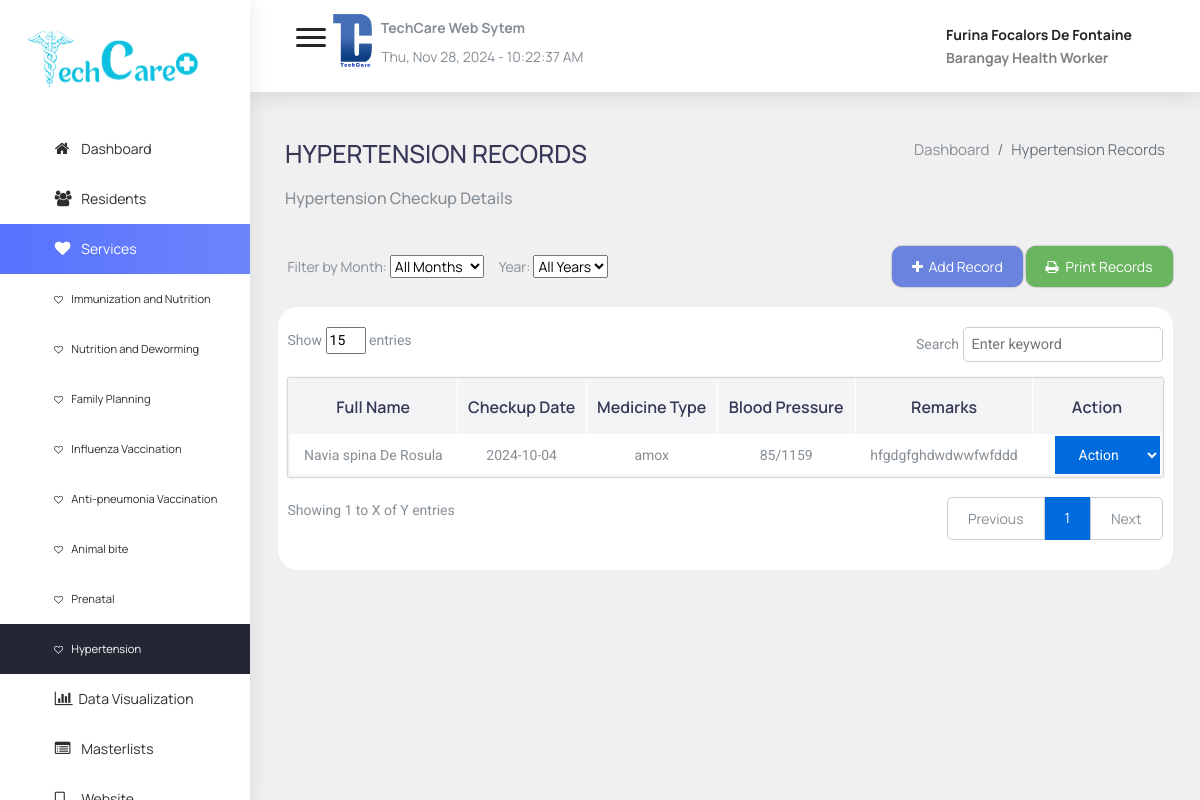
/admin/services8.php (signed in), run on an earlier commit of the app's database.
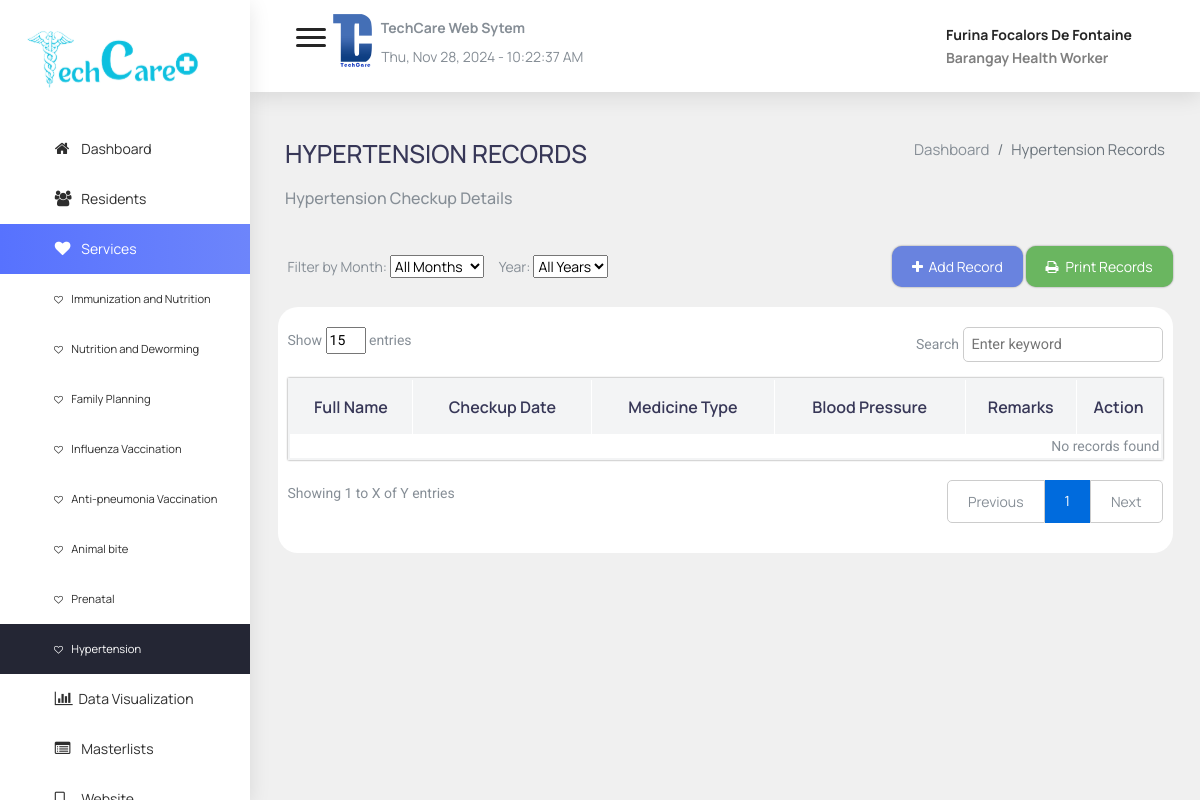
And on a later commit of the database.
### tables this page shows
CREATE TABLE `hypertension` (
  `hypertension_id` int(11) NOT NULL,
  `resident_id` int(11) NOT NULL,
  `checkup_date` date NOT NULL,
  `medicine_type` varchar(255) DEFAULT NULL,
  `blood_pressure` varchar(50) DEFAULT NULL,
  `remarks_type` text DEFAULT NULL
);

### admin/data/showHypertension.php (the view, shortened to what this page needs)
<?php
include 'dbcon.php';
$query = "SELECT h.hypertension_id, CONCAT(r.fname, ' ', r.mname, ' ', r.lname) AS full_name, h.checkup_date, h.medicine_type, h.blood_pressure, h.remarks_type
          FROM hypertension h
          JOIN residents r ON h.resident_id = r.id
          ORDER BY h.checkup_date DESC";
$result = $conn->query($query);
if ($result->num_rows > 0) {
    while ($row = $result->fetch_assoc()) {
        echo "<tr>";
        echo "<td>" . $row['full_name'] . "</td>";
        echo "<td>" . $row['checkup_date'] . "</td>";
        echo "<td>" . $row['medicine_type'] . "</td>";
        echo "<td>" . $row['blood_pressure'] . "</td>";
        echo "<td>" . $row['remarks_type'] . "</td>";
        echo "<td>
                <select style='background-color:#006BDD;color:white;border:none;padding:10px 20px;' onchange='window.location.href=this.value''>
                    <option value=''>Action</option>
                    <option value='view/view_services8.php?id=" . $row['hypertension_id'] . "'>View</option>
                    <option value='view/services8.php?id=" . $row['hypertension_id'] . "'>Update</option>
                    <option value='view/deletehypertension.php?id=" . $row['hypertension_id'] . "'>Delete</option>
                </select>
              </td>";
        echo "</tr>";
    }
} else {
    echo "<tr><td colspan='6'>No records found</td></tr>";
}
?>

### admin/services8.php (shortened to what this page needs)
<?php
include "dbcon.php";
?>
<!DOCTYPE html>
<html lang="en">
<head>
    <?php include "partials/head.php"; ?>
    <link rel="stylesheet" href="css/tables.css">
</head>
<body onload="display_ct();">
    <?php
        if ($_SESSION["user_type"] == "System Administrator") {
            include "partials/admin_sidebar.php";
        } else {
            include "partials/sidebar.php";
        }
    ?>
    <?php include "partials/header.php"; ?>
    <div class="content-wrap">
        <div class="main">
            <div class="container-fluid">
                <div class="row" id="header-row">
                    <div class="title-page">
                        <h1>Hypertension Records</h1>
                        <h6>Hypertension Checkup Details</h6>
                    </div>
                    <div class="bc-page">
                        <ol class="bc">
                            <li class="breadcrumb-item"><a href="home.php">Dashboard</a></li>
                            <li class="breadcrumb-item active">Hypertension Records</li>
                        </ol>
                    </div>
                </div>
                <section id="main-content">
                    <div class="row">
                        <div class="filters">
                            <div class="monthFilter">
                                <span for="monthSelect">Filter by Month:</span>
                                <select id="monthSelect" class="monthSelect">
                                    <option value="" selected>All Months</option>
                                </select>
                            </div>
                            <div class="yearFilter">
                                <span for="yearSelect">Year:</span>
                                <select id="yearSelect" class="yearSelect">
                                    <option value="" selected>All Years</option>
                                </select>
                            </div>
                        </div>
                        <div class="buttons">
                            <a href="services/services8.php"><button class="addBtn"><span class="fa fa-plus"></span>&nbsp;&nbsp;Add Record</button></a>
                            <a href="template/services8.php" target="_blank"><button class="printBtn"><span class="fa fa-print">&nbsp;&nbsp;</span>Print Records</button></a>
                        </div>
                        <div class="tab">
                            <div class="showSearch">
                                <div class="showEntries">
                                    <p>Show
                                    <input type="number" value="15" class="numberInput"></input>
                                    entries</p>
                                </div>
                                <div class="searchTable">
                                    <p>Search
                                    <input type="text" id="searchInput" class="searchBar" placeholder="Enter keyword"></p>
                                </div>
                            </div>
                            <table id="residentTable" class="tableResidents">
                                <thead class="head">
                                    <tr>
                                        <th>Full Name</th>
                                        <th>Checkup Date</th>
                                        <th>Medicine Type</th>
                                        <th>Blood Pressure</th>
                                        <th>Remarks</th>
                                        <th class="lastCol">Action</th>
                                    </tr>
                                </thead>
                                <tbody>
                                <?php include "data/showHypertension.php"; ?>
                                </tbody>
                            </table>
                            <div class="showPages">
                                <p>Showing 1 to X of Y entries</p>
                                <div class="page-indicator">
                                    <span id="prev" class="indicator previous">Previous</span>
                                    <span class="num">1</span>
                                    <span id="next" class="indicator next">Next</span>
                                </div>
                            </div>
                        </div>
                    </div>
                </section>
            </div>
        </div>
    </div>
</body>
</html>

### admin/partials/head.php (shortened to what this page needs)
<head>
    <link href="css/lib/calendar2/pignose.calendar.min.css" rel="stylesheet">
    <link href="css/lib/chartist/chartist.min.css" rel="stylesheet">
    <link href="css/lib/font-awesome.min.css" rel="stylesheet">
    <link href="css/lib/themify-icons.css" rel="stylesheet">
    <link href="css/lib/owl.carousel.min.css" rel="stylesheet" />
    <link href="css/lib/owl.theme.default.min.css" rel="stylesheet" />
    <link href="css/lib/weather-icons.css" rel="stylesheet" />
    <link href="css/navigation.css" rel="stylesheet">
    <link href="css/lib/bootstrap.min.css" rel="stylesheet">
    <link href="css/lib/helper.css" rel="stylesheet">
    <link href="css/styles.css" rel="stylesheet">
    <link rel="stylesheet" href="https://unpkg.com/leaflet@1.7.1/dist/leaflet.css" />
    <link rel="stylesheet" href="https://unpkg.com/leaflet-fullscreen/dist/leaflet.fullscreen.css" />
    <link rel="stylesheet" href="css/global.css">
    <link rel="stylesheet" href="https://cdnjs.cloudflare.com/ajax/libs/font-awesome/4.7.0/css/font-awesome.min.css">
</head>

### admin/partials/sidebar.php (shortened to what this page needs)
<div class="sidebar sidebar-hide-to-small sidebar-shrink sidebar-gestures">
    <div class="nano">
        <div class="nano-content" style="text-align:justify;text-indent:15%;">
            <ul>
                <div class="logo">
                    <a href="home.php"><img src="src/logo.svg" style="width:80%;margin-left:-50%;" alt="" class="large-logo" /> </a>
                </div>
                <li><a href="home.php"><i class="fa fa-home"></i> Dashboard </a></li>
                <li><a href="residents.php"><i class="fa fa-users"></i> Residents</a></li>
                <li>
                    <a class="sidebar-sub-toggle">
                        <i class="fa fa-heart"></i> Services
                        <span class="sidebar-collapse-icon ti-angle-down"></span>
                    </a>
                    <ul>
                        <li style="font-size:0.7rem;text-indent:2%;"><a href="services1.php"><i
                                    class="fa fa-heart-o" style="font-size:9px;"></i>Immunization and Nutrition</a></li>
                        <li style="font-size:0.7rem;text-indent:2%; "><a href="services2.php"><i
                                    class="fa fa-heart-o" style="font-size:9px;"></i>Nutrition and Deworming</a></li>
                        <li style="font-size:0.7rem;text-indent:2%;"><a href="services3.php"><i
                                    class="fa fa-heart-o" style="font-size:9px;"></i>Family Planning</a></li>
                        <li style="font-size:0.7rem;text-indent:2%; "><a href="services4.php"><i
                                    class="fa fa-heart-o" style="font-size:9px;"></i>Influenza Vaccination</a></li>
                        <li style="font-size:0.7rem;text-indent:2%;"><a href="services5.php"><i
                                    class="fa fa-heart-o" style="font-size:9px;"></i>Anti-pneumonia Vaccination</a></li>
                        <li style="font-size:0.7rem;text-indent:2%;"><a href="services6.php"><i
                                    class="fa fa-heart-o" style="font-size:9px;"></i>Animal bite</a></li>
                        <li style="font-size:0.7rem;text-indent:2%;"><a href="services7.php"><i
                                    class="fa fa-heart-o" style="font-size:9px;"></i>Prenatal</a></li>
                         <li style="font-size:0.7rem;text-indent:2%;"><a href="services8.php"><i
                                    class="fa fa-heart-o" style="font-size:9px;"></i>Hypertension</a></li>
                    </ul>
                </li>
                <li><a href="visualization.php"><i class="fa fa-bar-chart"></i>Data Visualization</a></li>
                <li><a href="masterlists.php"><i class="fa fa-list-alt"></i> Masterlists</a></li>
                <li><a href="../index.php" target="_blank"><i class="fa fa-tablet"></i> Website </a></li>
            </ul>
        </div>
    </div>
</div>

### admin/partials/header.php (shortened to what this page needs)
<div class="header">
    <div class="container-fluid">
        <div class="row">
            <div class="col-lg-12">
                <div class="float-left">
                    <div class="hamburger sidebar-toggle">
                        <span class="line"></span>
                        <span class="line"></span>
                        <span class="line"></span>
                    </div>
                    <div id="ccc"
                        style="position:relative;margin:1%;height:50px;position:absolute;top:0;left:5%;width:100%;">
                        <img src="./src/techcareLogo2.png" style="height:60px;">
                        <b><span style="margin-left: 5px;margin-top: 8px;position: absolute;">TechCare Web Sytem
                                </span></b><br>
                        <span id="ct" style="margin-left: 50px;margin-top: -23px;position: absolute;"></span>
                    </div>
                </div>
                <div class="float-right">
                <div class="dropdown dib">
    <div class="header-icon" data-toggle="dropdown">
        <a href='./chat.php' onclick='redirectToHead(event)' style='text-decoration: none; color: inherit; font-size: 30px;' title="Chats">
            <i class="ti-comments"></i>
        </a>
    </div>
</div>
                    <div class="dropdown dib">
                            <div class="header-icon" data-toggle="dropdown">
                                <span class="user-avatar">
                                    <b2><?php echo $_SESSION["firstname"] . " " .$_SESSION["midname"]. " " . $_SESSION["lastname"] ?></b2>
                                    <i class="ti-angle-down f-s-10"></i>
                                    <b2 style="color: gray;cursor:text;display:block">
                                    <?php echo $_SESSION["user_type"] ?>
                                </b2>
                                </span>
                            </div>
                        </div>
                </div>
            </div>
        </div>
    </div>
</div>

### admin/css/navigation.css (style rules this page uses)
.sidebar { position: fixed; top: 0px; left: 0; bottom: 0; width: 250px; background: white; z-index: 100; overflow: auto; -webkit-transform: translateZ(0); transform: translateZ(0); -webkit-transition: width 300ms ease-in-out; transition: width 300ms ease-in-out; box-shadow: 0 5px 20px rgba(0, 0, 0, 0.10); }
.sidebar i { font-size: 1.12em; margin-right: 5px; vertical-align: middle; width: 1.4em; display: inline-block; }
.sidebar i.fa { vertical-align: baseline; }
.sidebar ul { margin: 0; list-style-type: none; padding: 0; }
.sidebar .nano-content>ul { width: 100%; }
.sidebar .nano-content>ul li>ul { display: none; background: white; }
.sidebar .nano-content>ul li>a { display: block; cursor: pointer; color: #2e2e2e; padding: 10px; line-height: 30px; background: white; text-decoration: none; position: relative; }
.sidebar .nano-content>ul li>a>.sidebar-collapse-icon { float: right; margin-right: 5px; font-size: 10px; margin-top: 10px; transition: -webkit-transform 0.3s ease; -webkit-transition: -webkit-transform 0.3s ease; transition: transform 0.3s ease; transition: transform 0.3s ease, -webkit-transform 0.3s ease; }
.sidebar .nano-content>ul li:hover>a, .sidebar .nano-content>ul li.active>a, .sidebar .nano-content>ul li.open>a { color: #fff; position: relative; }
.sidebar .nano-content>ul>li.label, .sidebar .nano-content>ul>li.content, .sidebar .nano-content>ul>li>a { padding-left: 20px; padding-right: 20px; }
.sidebar .nano-content>ul>li.active>a, .sidebar .nano-content>ul>li.open>a, .sidebar .nano-content>ul>li>ul { background: linear-gradient(to right, #5772FE , #6D85FB); }
.sidebar .nano-content>ul>li>ul>li.label, .sidebar .nano-content>ul>li>ul>li.content, .sidebar .nano-content>ul>li>ul>li>a { padding-left: 50px; padding-right: 15px; }
.sidebar .nano-content>ul>li>ul>li.active>a, .sidebar .nano-content>ul>li>ul>li.open>a, .sidebar .nano-content>ul>li>ul>li>ul { background: #242634; }
body { position: relative; }
.sidebar.sidebar-shrink~.content-wrap { margin-left: 250px; -webkit-transition: margin-left 300ms ease-in-out; transition: margin-left 300ms ease-in-out; }
.sidebar .nano { position: relative; width: 100%; height: 100%; overflow: hidden; }
.sidebar .nano>.nano-content { position: absolute; overflow: scroll; overflow-x: hidden; top: 0; right: 0; bottom: 0; left: 0; }
.hamburger { display: inline-block; left: 0px; position: relative; top: 15px; -webkit-transition: all 0.3s ease-in-out 0s; transition: all 0.3s ease-in-out 0s; width: 37px; z-index: 999; }
.hamburger .line { background-color: #252525; display: block; height: 3px; margin: 5px auto; width: 30px; -webkit-transition: all 0.3s ease-in-out; transition: all 0.3s ease-in-out; border-radius: 10px; }

### admin/css/global.css (style rules this page uses)
:root { --black:#000000; --white: #ffffff; --gradient: linear-gradient(to right,rgb(93,86,244),rgb(106,170,243)); --main-color: rgb(93, 86, 244); --sky-blue: rgb(106,170,243); }
* { box-sizing: border-box; font-family: 'Manrope', sans-serif; }
body { margin: 0px; background-color: #f0f0f0; background-size: cover; background-repeat: no-repeat; }

What changed in the data, as far as the page shows it:
removed hypertension: full_name "Navia spina De Rosula", checkup_date "2024-10-04", medicine_type "amox", blood_pressure "85/1159", remarks_type "hfgdgfghdwdwwfwfddd"
Also different on the page:
text now shown: "No records found"
